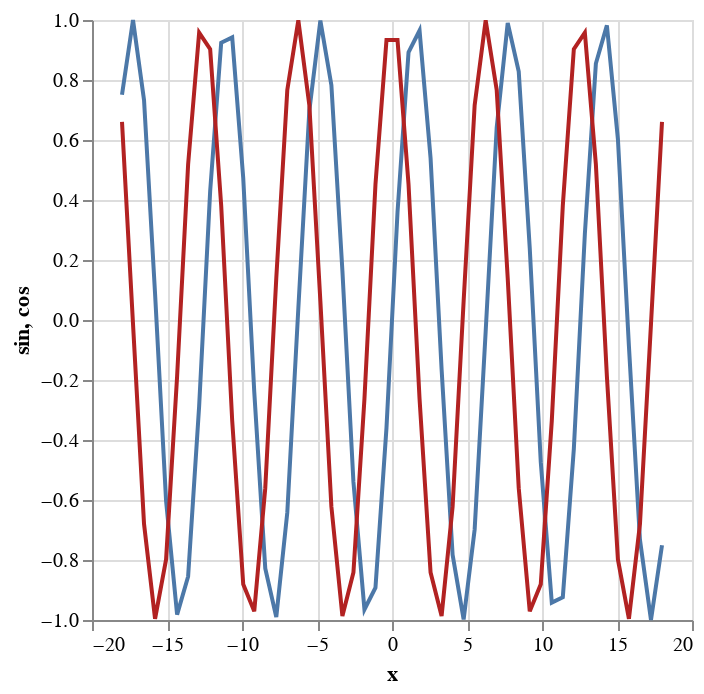

Here is the notebook cell this chart was saved with:
### Code cell
chart = alt.Chart(x).mark_line().encode(
    x='x',
    y='sin:Q'
).transform_calculate(
    cos='cos(datum.x)',
    sin='sin(datum.x)'
)
chart + chart.mark_line(color='firebrick').encode(y='cos:Q') # вфзов функций на одном графике

### Figure 1 — Vega-Lite specification as saved in the notebook (floating-point values rounded to 4 significant figures)
{"config": {"view": {"continuousWidth": 300, "continuousHeight": 300}}, "layer": [{"mark": {"type": "line"}, "encoding": {"x": {"field": "x", "type": "quantitative"}, "y": {"field": "sin", "type": "quantitative"}}, "transform": [{"calculate": "cos(datum.x)", "as": "cos"}, {"calculate": "sin(datum.x)", "as": "sin"}]}, {"mark": {"type": "line", "color": "firebrick"}, "encoding": {"x": {"field": "x", "type": "quantitative"}, "y": {"field": "cos", "type": "quantitative"}}, "transform": [{"calculate": "cos(datum.x)", "as": "cos"}, {"calculate": "sin(datum.x)", "as": "sin"}]}], "data": {"name": "data-67d65100854bb2c9b480ceda7a58bed7"}, "$schema": "https://vega.github.io/schema/vega-lite/v5.16.3.json", "datasets": {"data-67d65100854bb2c9b480ceda7a58bed7": [{"x": -18.0}, {"x": -17.27}, {"x": -16.53}, {"x": -15.8}, {"x": -15.06}, {"x": -14.33}, {"x": -13.59}, {"x": -12.86}, {"x": -12.12}, {"x": -11.39}, {"x": -10.65}, {"x": -9.918}, {"x": -9.184}, {"x": -8.449}, {"x": -7.714}, {"x": -6.98}, {"x": -6.245}, {"x": -5.51}, {"x": -4.776}, {"x": -4.041}, {"x": -3.306}, {"x": -2.571}, {"x": -1.837}, {"x": -1.102}, {"x": -0.3673}, {"x": 0.3673}, {"x": 1.102}, {"x": 1.837}, {"x": 2.571}, {"x": 3.306}, {"x": 4.041}, {"x": 4.776}, {"x": 5.51}, {"x": 6.245}, {"x": 6.98}, {"x": 7.714}, {"x": 8.449}, {"x": 9.184}, {"x": 9.918}, {"x": 10.65}, {"x": 11.39}, {"x": 12.12}, {"x": 12.86}, {"x": 13.59}, {"x": 14.33}, {"x": 15.06}, {"x": 15.8}, {"x": 16.53}, {"x": 17.27}, {"x": 18.0}]}}
